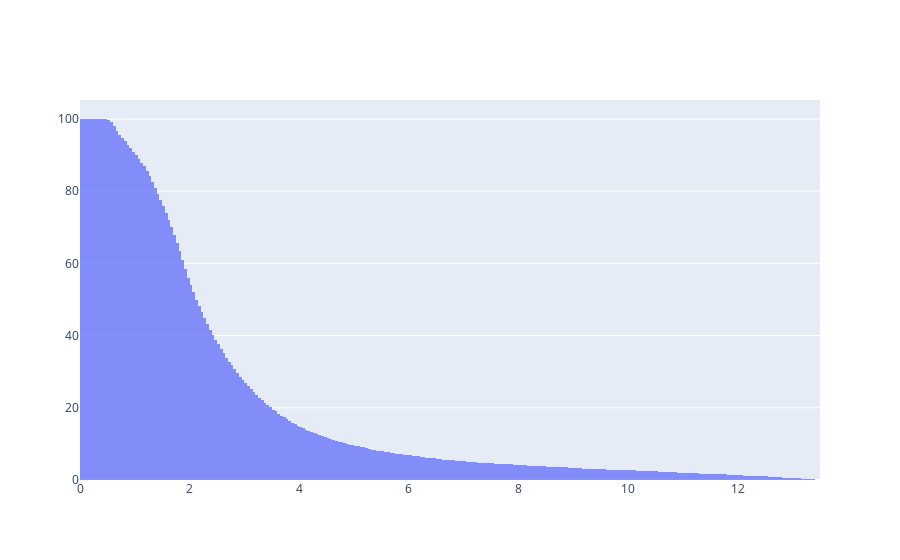

This figure's notebook cell:
### Code cell
import plotly.graph_objects as go
import numpy as np

fig = go.Figure(
    data = [
        go.Histogram(
            x=dvh,
            histnorm="percent",
            cumulative_enabled=True,
            cumulative={
                "direction": "decreasing",
            },
            xbins = dict( # bins used for histogram
                start = 0,
                end = np.amax(dvh),
                size = 0.05
            ),
            opacity=0.75
        )
    ]
)

fig.show()

### Figure 1 — Plotly figure (JSON) as saved in the notebook; plotly's stock layout.template omitted (floating-point values rounded to 4 significant figures; data arrays with more than 128 entries replaced by an {"elided": "..."} marker saying what was removed)
{"data": [{"cumulative": {"direction": "decreasing", "enabled": true}, "histnorm": "percent", "opacity": 0.75, "type": "histogram", "x": {"elided": "6259 float values"}, "xbins": {"end": 13.46, "size": 0.05, "start": 0}}], "layout": {}}
